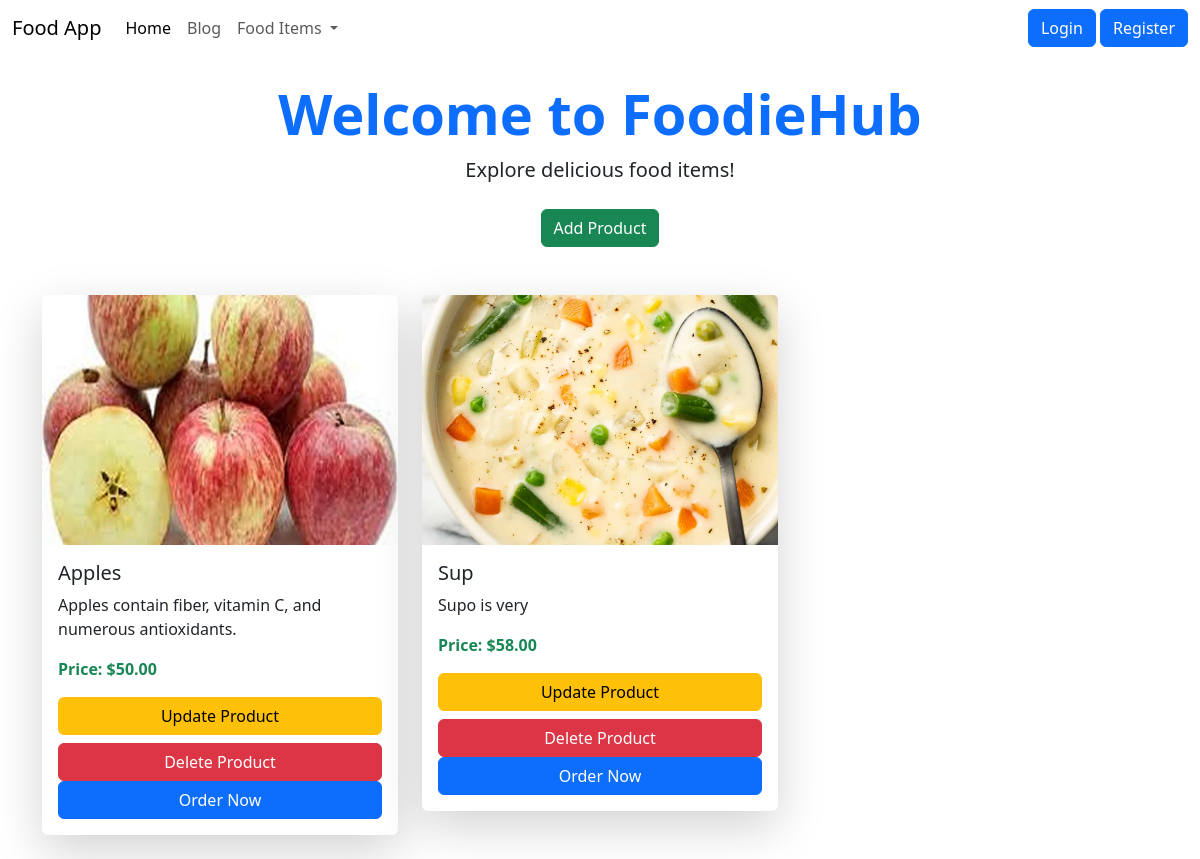
/, run on an earlier commit of the app's database.
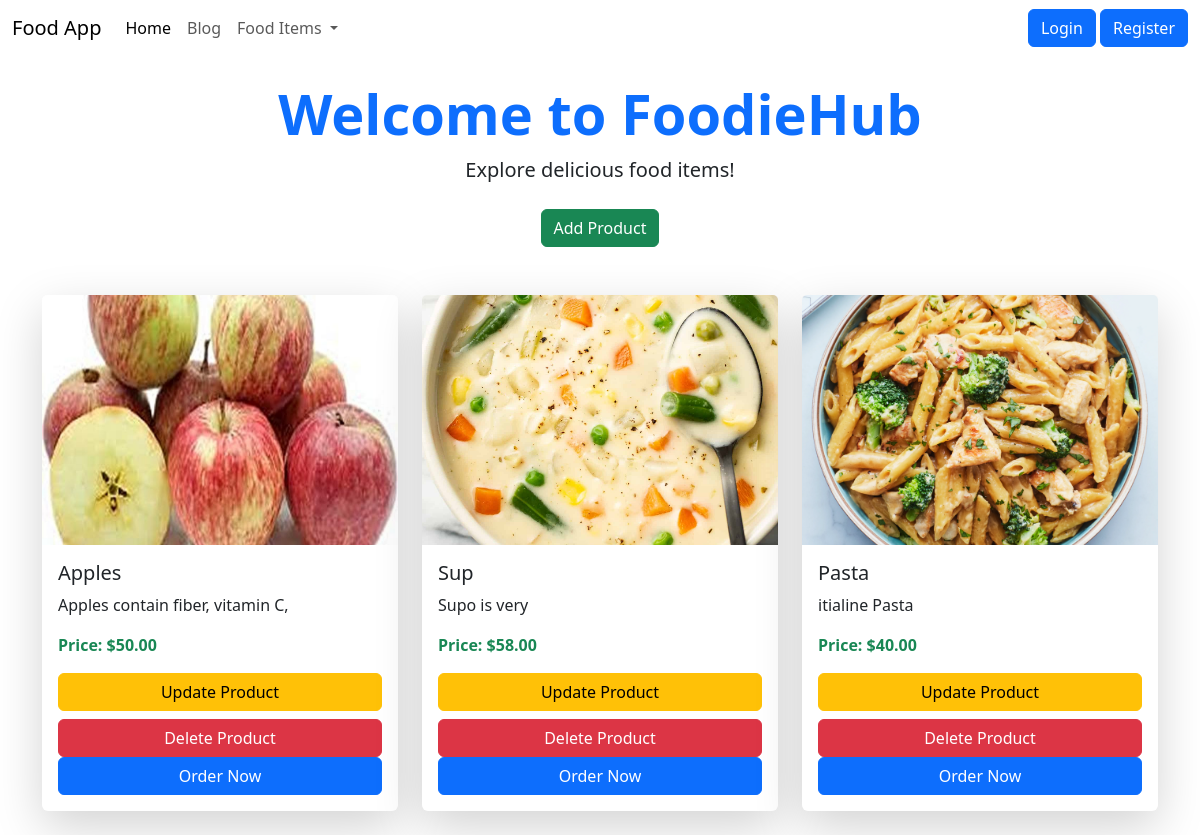
And on a later commit of the database.
### FoodApp/models.py (models this page shows, shortened)
class Item(models.Model):
    user_name = models.ForeignKey(User, on_delete=models.CASCADE, default=1)
    name = models.CharField(max_length=100)
    description = models.TextField()
    price = models.DecimalField(max_digits=10, decimal_places=2)
    image = models.ImageField(upload_to='images/', null=True, blank=True)  # Correct field name here

### FoodApp/views.py (the view)
# urls.py: path('', views.home, name='home'),
def home(request):
    items = Item.objects.all()
    return render(request, 'home.html', {'items': items})  # Fixed context key to 'items'

### templates/home.html (shortened to what this page needs)
<!DOCTYPE html>
<html lang="en">
<head>
    <link rel="stylesheet" href="https://cdn.jsdelivr.net/npm/bootstrap@5.3.0/dist/css/bootstrap.min.css">
</head>
<body>
    {% include 'navbar.html' %}
    <div class="container text-center mt-4">
        <h1 class="display-4 fw-bold text-primary">Welcome to FoodieHub</h1>
        <p class="lead">Explore delicious food items!</p>
    </div>
    <div class="container text-center mt-4">
       <a href="{% url 'add' %}" class="btn btn-success">Add Product</a>
    </div>
    <div class="container mt-5">
        <div class="row">
            {% for item in items %}
                <div class="col-md-4 mb-4">
                    <div class="card shadow-lg border-0">
                        {% if item.image %}
                            <img src="{{ item.image.url }}" class="card-img-top" alt="{{ item.name }}" style="height: 250px; object-fit: cover;">
                        {% else %}
                            <img src="https://via.placeholder.com/250" class="card-img-top" alt="No Image Available">
                        {% endif %}
                        <div class="card-body">
                            <h5 class="card-title text-dark">{{ item.name }}</h5>
                            <p class="card-text">{{ item.description|truncatewords:20 }}</p>
                            <p class="text-success fw-bold">Price: ${{ item.price }}</p>
                            <a href="{% url 'update_product' item.id %}" class="btn btn-warning w-100 mb-2">Update Product</a>
                            <form method="POST" action="{% url 'delete_product' item.id %}" onsubmit="return confirm('Are you sure you want to delete this product?');">
                                <button type="submit" class="btn btn-danger w-100">Delete Product</button>
                            </form>
                            <a href="#" class="btn btn-primary w-100">Order Now</a>
                        </div>
                    </div>
                </div>
            {% endfor %}
        </div>
    </div>
</body>
</html>

What changed in the data, as far as the page shows it:
changed Item "Apples": description "Apples contain fiber, vitamin C, and numerous antioxidants." → "Apples contain fiber, vitamin C,"
added Item: image (picture), name "Pasta", description "itialine Pasta", price "40.00"
